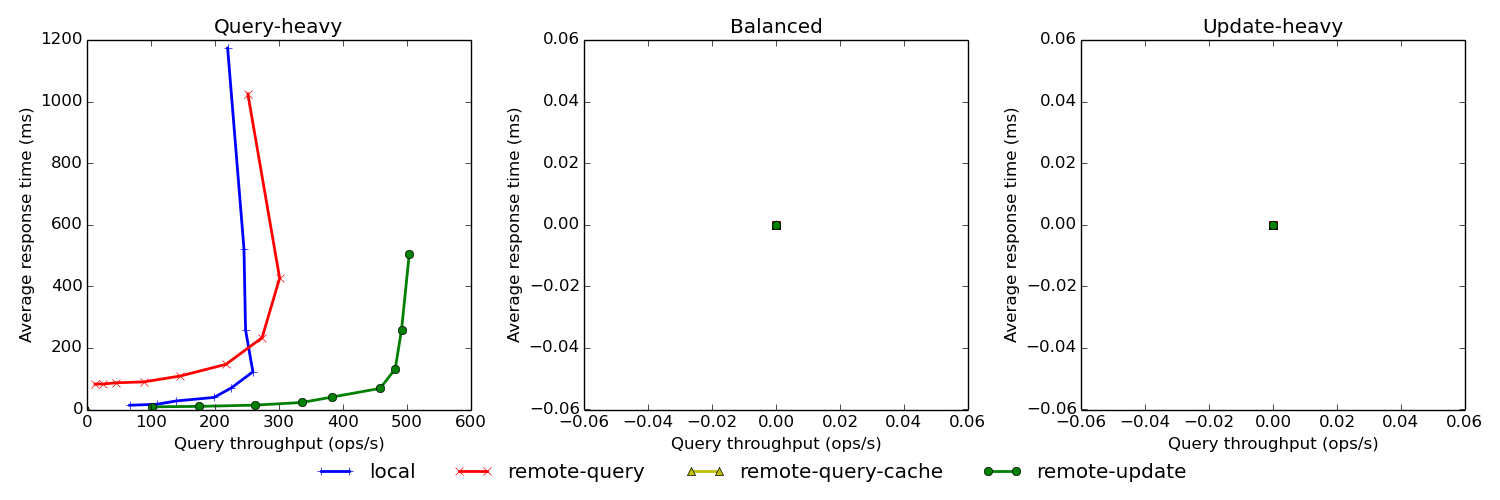

Here is the Python script that generated this plot:
import matplotlib.pyplot as plt

local_query_heavy_throughput = [66.03207615, 109.2065524, 138.585164, 198.1682931, 225.0954218, 258.999122, 247.4979606, 245.0169572, 219.4381912]
local_query_heavy_latency = [13.80104332, 17.07802967, 27.62492658, 39.23129344, 69.89624663, 122.4073017, 258.2401515, 521.9390636, 1173.554389]
remote_query_query_heavy_throughput = [11.86528704, 23.79667925, 45.29658478, 88.08445252, 145.3276154, 216.7338307, 273.3435687, 300.8610233, 251.1161373]
remote_query_query_heavy_latency = [82.537, 82.58377834, 86.80203175, 89.60219665, 108.7880099, 146.6409573, 232.9461066, 426.5132373, 1024.467744]
remote_update_cache_query_heavy_throughput = [0, 0, 0, 0, 0, 0, 0, 0, 0]
remote_update_cache_query_heavy_latency = [0, 0, 0, 0, 0, 0, 0, 0, 0]
remote_update_query_heavy_latency = [8.643589488, 10.19139665, 14.1110266, 22.7630068, 40.333561, 68.58033924, 131.7000212, 259.7517176, 505.675534]
remote_update_query_heavy_throughput = [100.4620092, 175.3814161, 261.5886094, 335.7018474, 382.7903258, 458.2008678, 481.8082028, 491.7879024, 503.8263283]

local_balanced_throughput = [0, 0, 0, 0, 0, 0, 0, 0, 0]
local_balanced_latency = [0, 0, 0, 0, 0, 0, 0, 0, 0]
remote_query_balanced_throughput = [0, 0, 0, 0, 0, 0, 0, 0, 0]
remote_query_balanced_latency = [0, 0, 0, 0, 0, 0, 0, 0, 0]
remote_query_cache_balanced_throughput = [0, 0, 0, 0, 0, 0, 0, 0, 0]
remote_query_cache_balanced_latency = [0, 0, 0, 0, 0, 0, 0, 0, 0]
remote_update_balanced_throughput = [0, 0, 0, 0, 0, 0, 0, 0, 0]
remote_update_balanced_latency = [0, 0, 0, 0, 0, 0, 0, 0, 0]

local_update_heavy_throughput = [0, 0, 0, 0, 0, 0, 0, 0, 0]
local_update_heavy_latency = [0, 0, 0, 0, 0, 0, 0, 0, 0]
remote_query_update_heavy_throughput = [0, 0, 0, 0, 0, 0, 0, 0, 0]
remote_query_update_heavy_latency = [0, 0, 0, 0, 0, 0, 0, 0, 0]
remote_query_cache_update_heavy_throughput = [0, 0, 0, 0, 0, 0, 0, 0, 0]
remote_query_cache_update_heavy_latency = [0, 0, 0, 0, 0, 0, 0, 0, 0]
remote_update_update_heavy_throughput = [0, 0, 0, 0, 0, 0, 0, 0, 0]
remote_update_update_heavy_latency = [0, 0, 0, 0, 0, 0, 0, 0, 0]

plt.close('all')

f, axarr = plt.subplots(1, 3, figsize=(15,5))

axarr[0].plot(local_query_heavy_throughput, local_query_heavy_latency, color='b', marker='+', linewidth=2, label='local')
axarr[0].plot(remote_query_query_heavy_throughput, remote_query_query_heavy_latency, color='r', marker='x', linewidth=2, label='remote-query')
axarr[0].plot(remote_update_cache_query_heavy_throughput, remote_update_cache_query_heavy_latency, color='y', marker='^', linewidth=2, label='remote-query-cache')
axarr[0].plot(remote_update_query_heavy_throughput, remote_update_query_heavy_latency, color='g', marker='o', linewidth=2, label='remote-update')
axarr[0].set_title('Query-heavy')

axarr[1].plot(local_balanced_throughput, local_balanced_latency, color='b', marker='+', linewidth=2, label='local',)
axarr[1].plot(remote_query_balanced_throughput, remote_query_balanced_latency, color='r', marker='x', linewidth=2, label='remote-query')
axarr[1].plot(remote_query_cache_balanced_throughput, remote_query_cache_balanced_latency, color='y', marker='^', linewidth=2, label='remote-query-cache')
axarr[1].plot(remote_update_balanced_latency, remote_update_balanced_latency, color='g', marker='o', linewidth=2, label='remote-update')
axarr[1].set_title('Balanced')

axarr[2].plot(local_update_heavy_throughput, local_update_heavy_latency, color='b', marker='+', linewidth=2, label='local',)
axarr[2].plot(remote_query_update_heavy_throughput, remote_query_update_heavy_latency, color='r', marker='x', linewidth=2, label='remote-query')
axarr[2].plot(remote_query_cache_update_heavy_throughput, remote_query_cache_update_heavy_latency, color='y', marker='^', linewidth=2, label='remote-query-cache')
axarr[2].plot(remote_update_update_heavy_throughput, remote_update_update_heavy_latency, color='g', marker='o', linewidth=2, label='remote-update')
axarr[2].set_title('Update-heavy')

for ax in axarr.flat:
    ax.set(xlabel='Query throughput (ops/s)', ylabel='Average response time (ms)')

handles, labels = axarr[0].get_legend_handles_labels()
f.legend(handles,labels=labels, loc='lower center', ncol=4, frameon=False)

plt.tight_layout(rect=[0,0.05,1,1])
plt.savefig('latency_throughput.png')
plt.close()